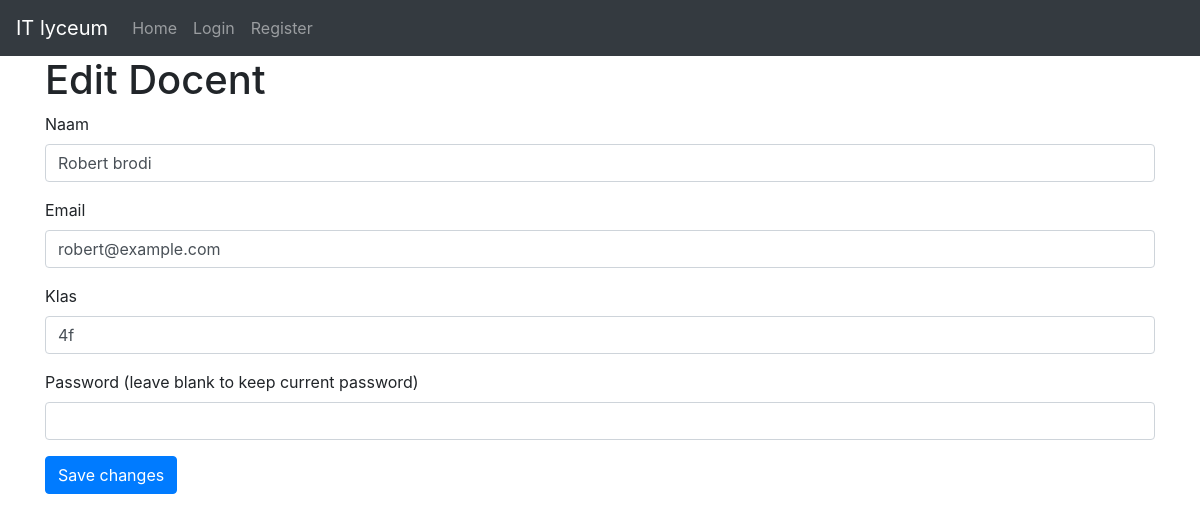
Page /database_eindopd/Main-elements/Leraren/EditDocent.php?gebruiker_id=3 on the committed database.
### tables this page shows
CREATE TABLE `gebruikers` (
  `gebruiker_id` int(11) NOT NULL,
  `naam` varchar(100) NOT NULL,
  `email` varchar(100) NOT NULL,
  `password` varchar(100) NOT NULL,
  `rol` enum('manager','roostermaker','docent') NOT NULL,
  `klas` varchar(255) NOT NULL
);

### database_eindopd/Db_connection.php (called while the page is built, shortened)
    <?php
    class DB {
    private $pdo;
    public function __construct($db, $host = "localhost", $port = "3306", $user = "root", $pass = "") {
        try {
            $this->pdo = new PDO("mysql:host=$host;port=$port;dbname=$db", $user, $pass);
            $this->pdo->setAttribute(PDO::ATTR_ERRMODE, PDO::ERRMODE_EXCEPTION);
        } catch (PDOException $e) {
            throw new Exception("Database connection error: " . $e->getMessage());
        }
    }
    public function exec($sql, $placeholders = null) {
        $stmt = $this->pdo->prepare($sql);
        $stmt->execute($placeholders);
        return $stmt;
    }
}

### database_eindopd/Main-elements/Leraren/EditDocent.php (the view, shortened to what this page needs)
<?php
require_once '../../Db_connection.php';
$myDb = new DB('itlyceum');
if (isset($_GET['gebruiker_id'])) {
    $gebruiker_id = $_GET['gebruiker_id'];
    $stmt = $myDb->exec("SELECT * FROM gebruikers WHERE gebruiker_id = ?", [$gebruiker_id]);
    $docentData = $stmt->fetch(PDO::FETCH_ASSOC);
} else {
    die("No docent ID provided.");
}
?>
<?php include_once('../../includes/header.php'); ?>
<div class="container">
    <h1>Edit Docent</h1>
    <form method="post" action="">
        <div class="form-group">
            <label for="naam">Naam</label>
            <input type="text" class="form-control" id="naam" name="naam" value="<?php echo htmlspecialchars($docentData['naam']); ?>">
        </div>
        <div class="form-group">
            <label for="email">Email</label>
            <input type="email" class="form-control" id="email" name="email" value="<?php echo htmlspecialchars($docentData['email']); ?>">
        </div>
        <div class="form-group">
            <label for="klas">Klas</label>
            <input type="text" class="form-control" id="klas" name="klas" value="<?php echo htmlspecialchars($docentData['klas']); ?>">
        </div>
        <div class="form-group">
            <label for="password">Password (leave blank to keep current password)</label>
            <input type="password" class="form-control" id="password" name="password">
        </div>
        <button type="submit" class="btn btn-primary" name="editDocent">Save changes</button>
    </form>
</div>

### rows in the picture
gebruikers: naam "Robert brodi", email "robert@example.com", klas "4f"

### other values in the picture
$link['text'] "Home"
$link['text'] "Login"
$link['text'] "Register"
